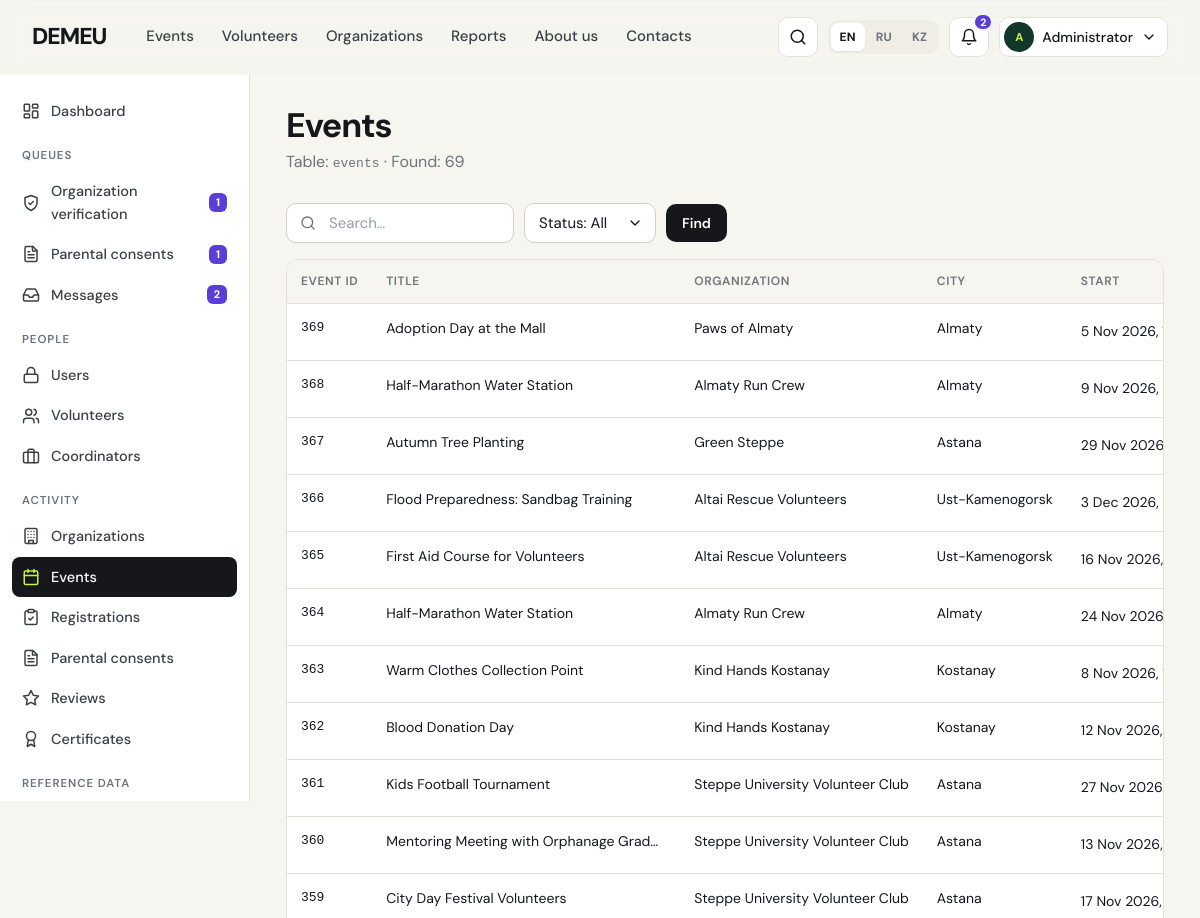
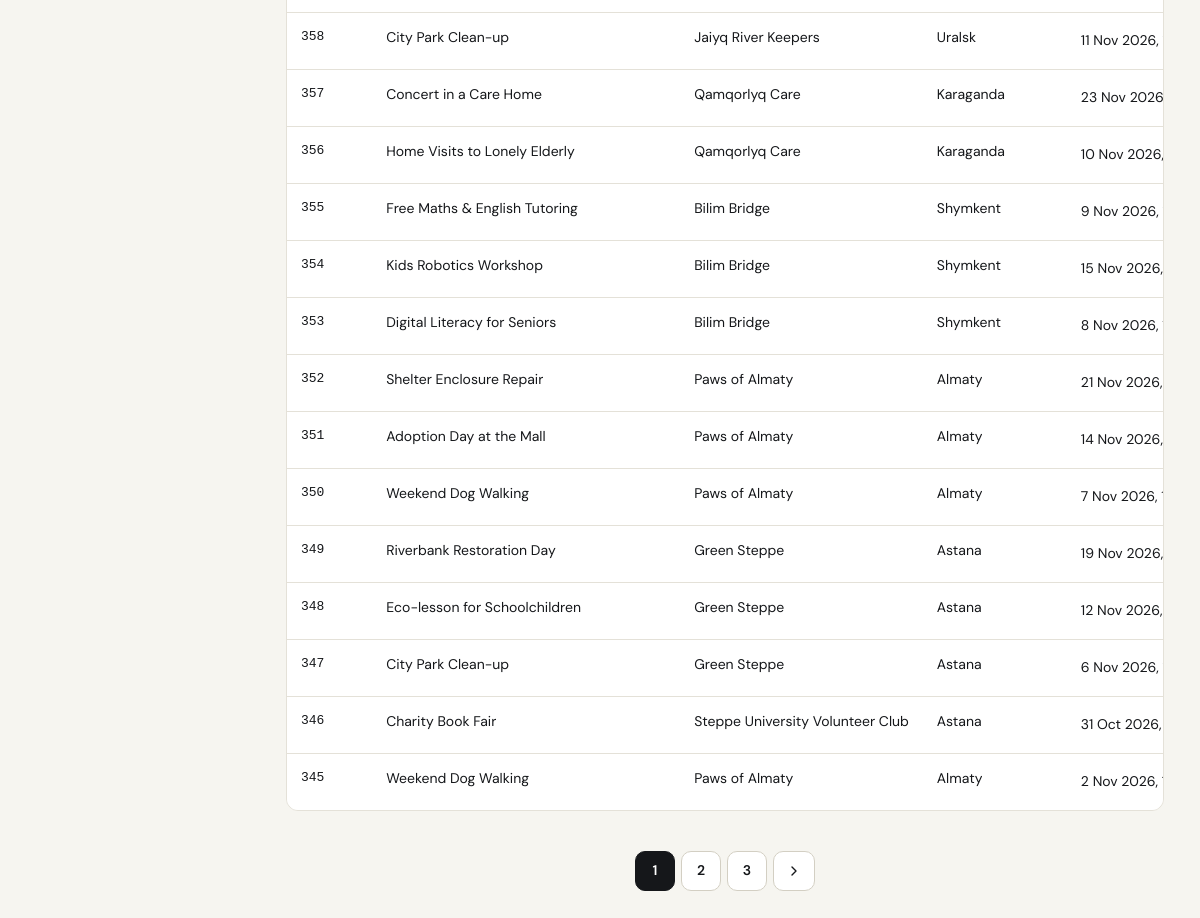
Page /admin/events (signed in) on the earlier database version (2 pictures, top to bottom).
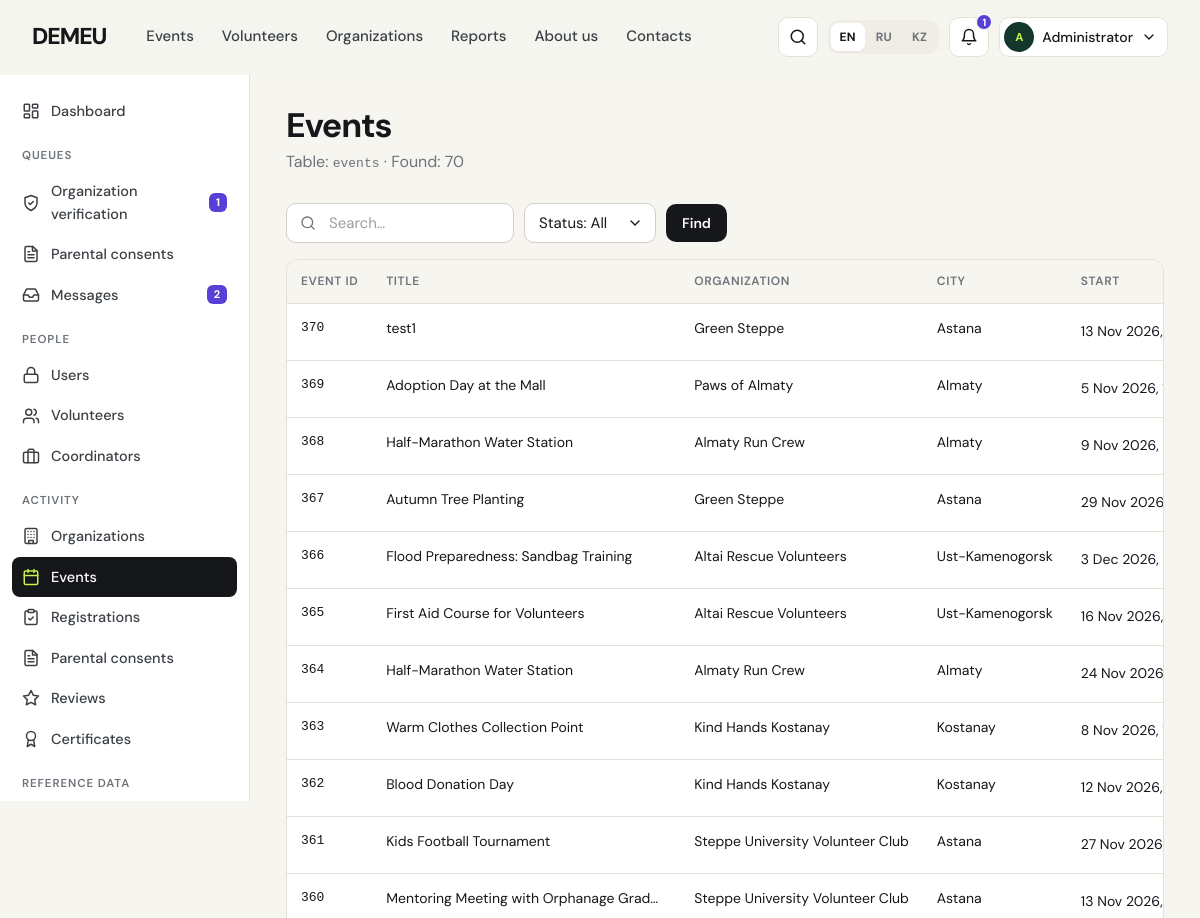
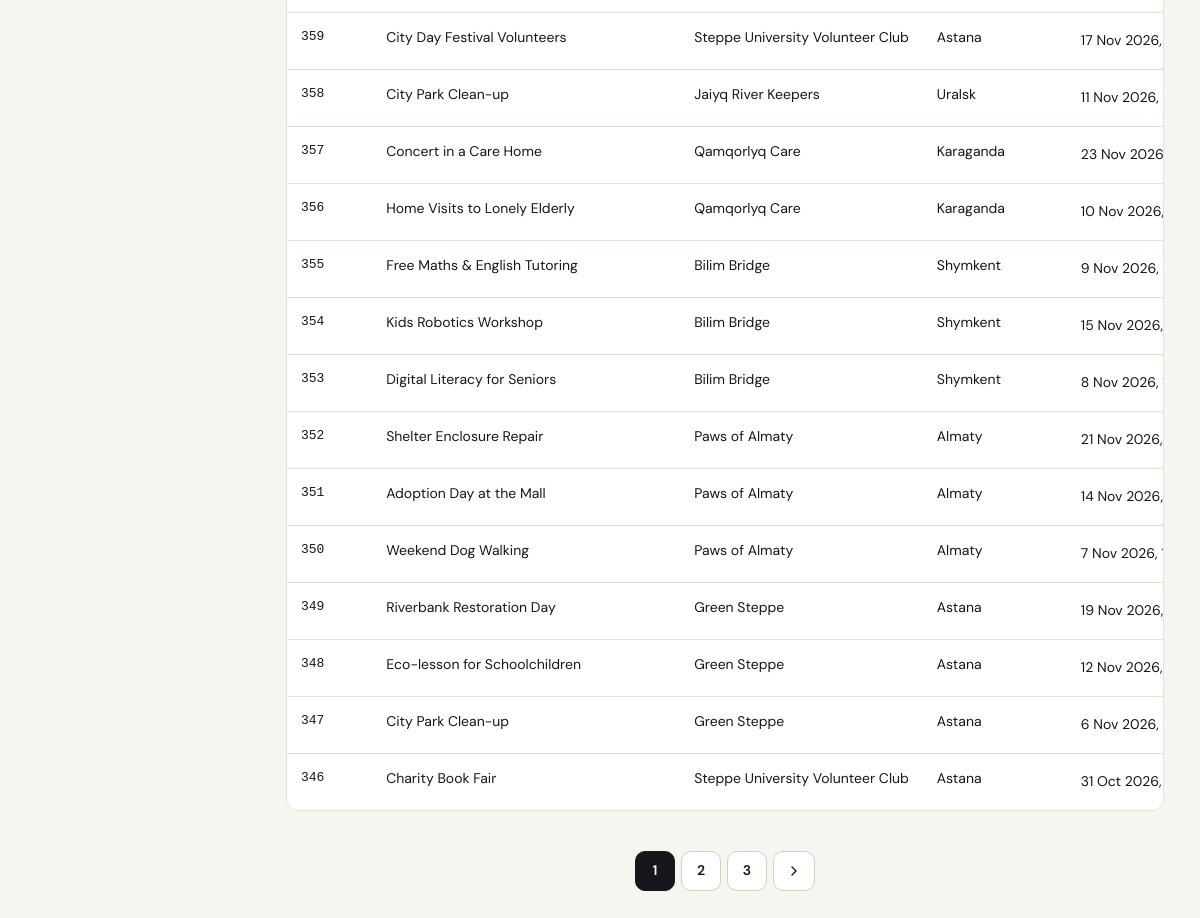
Same page on the later database version (2 pictures, top to bottom).
### tables this page shows
CREATE TABLE users (
    user_id        INTEGER PRIMARY KEY,
    email          TEXT NOT NULL UNIQUE COLLATE NOCASE,
    password_hash  TEXT NOT NULL,
    role           TEXT NOT NULL CHECK (role IN ('volunteer','coordinator','admin')),
    is_active      INTEGER NOT NULL DEFAULT 1 CHECK (is_active IN (0,1)),
    preferred_lang TEXT NOT NULL DEFAULT 'en' CHECK (preferred_lang IN ('en','ru','kk')),
    created_at     TEXT NOT NULL DEFAULT (datetime('now','localtime')),
    last_login_at  TEXT
);

CREATE TABLE events (
    event_id              INTEGER PRIMARY KEY,
    org_id                INTEGER NOT NULL REFERENCES organizations(org_id) ON DELETE RESTRICT,
    coordinator_id        INTEGER NOT NULL REFERENCES coordinators(coordinator_id) ON DELETE RESTRICT,
    direction_id          INTEGER NOT NULL REFERENCES directions(direction_id) ON DELETE RESTRICT,
    city_id               INTEGER NOT NULL REFERENCES cities(city_id) ON DELETE RESTRICT,
    title                 TEXT NOT NULL CHECK (length(trim(title)) >= 5),
    summary               TEXT NOT NULL,       -- one line for cards
    description           TEXT NOT NULL,
    address               TEXT NOT NULL,
    starts_at             TEXT NOT NULL,       -- YYYY-MM-DD HH:MM
    ends_at               TEXT NOT NULL,
    registration_deadline TEXT NOT NULL,
    max_volunteers        INTEGER NOT NULL CHECK (max_volunteers BETWEEN 1 AND 1000),
    min_age               INTEGER NOT NULL DEFAULT 14 CHECK (min_age BETWEEN 14 AND 99),
    requires_approval     INTEGER NOT NULL DEFAULT 1 CHECK (requires_approval IN (0,1)),
    requirements          TEXT,                -- what to bring / skills needed
    provided              TEXT,                -- what organisers provide (meals, gloves...)
    cover_path            TEXT,
    status                TEXT NOT NULL DEFAULT 'published'
                          CHECK (status IN ('draft','published','cancelled','completed')),
    cancel_reason         TEXT,
    created_at            TEXT NOT NULL DEFAULT (datetime('now','localtime')),
    updated_at            TEXT,
    CHECK (ends_at > starts_at),
    CHECK (registration_deadline <= starts_at)
);

CREATE TABLE organizations (
    org_id           INTEGER PRIMARY KEY,
    name             TEXT NOT NULL UNIQUE,
    bin              TEXT NOT NULL UNIQUE CHECK (length(bin) = 12 AND bin NOT GLOB '*[^0-9]*'),
    org_type         TEXT NOT NULL CHECK (org_type IN ('ngo','foundation','initiative','university','government','business')),
    description      TEXT NOT NULL,
    city_id          INTEGER NOT NULL REFERENCES cities(city_id) ON DELETE RESTRICT,
    address          TEXT NOT NULL,
    email            TEXT NOT NULL,
    phone            TEXT NOT NULL,
    website          TEXT,
    logo_path        TEXT,
    founded_year     INTEGER CHECK (founded_year BETWEEN 1950 AND 2100),
    status           TEXT NOT NULL DEFAULT 'pending'
                     CHECK (status IN ('pending','verified','rejected','suspended')),
    status_comment   TEXT,                     -- reason for rejection / suspension
    verified_at      TEXT,
    verified_by      INTEGER REFERENCES users(user_id) ON DELETE SET NULL,
    created_at       TEXT NOT NULL DEFAULT (datetime('now','localtime'))
);

CREATE TABLE cities (
    city_id     INTEGER PRIMARY KEY,
    name_en     TEXT NOT NULL UNIQUE,
    name_ru     TEXT NOT NULL,
    name_kk     TEXT NOT NULL,
    region_en   TEXT NOT NULL,
    lat         REAL,
    lng         REAL
);

### demeu/admin.py (the view)
@bp.route("/<entity>")
@admin_only
def entity_list(entity):
    cfg = entity_or_404(entity)
    q = clean(request.args.get("q"), 100)
    where, args = [], []
    if q:
        where.append("(" + " OR ".join(f"{c} LIKE ?" for c in cfg["search"]) + ")")
        args += [f"%{q}%"] * len(cfg["search"])
    active_filters, outer, oargs = {}, [], []
    for col, choices in cfg.get("filters", {}).items():
        val = request.args.get(col, "")
        if val in choices:
            outer.append(f"{col} = ?"); oargs.append(val)
            active_filters[col] = val
    base = cfg["list_sql"] + (" WHERE " + " AND ".join(where) if where else "")
    base = f"SELECT * FROM ({base})" + (" WHERE " + " AND ".join(outer) if outer else "")
    args += oargs
    page = Page(scalar(f"SELECT COUNT(*) FROM ({base})", args), page_arg(), 25)
    rows = query(f"{base} ORDER BY {cfg['pk']} DESC LIMIT ? OFFSET ?", args + [page.per_page, page.offset])
    return render_template("admin/list.html", entity=entity, cfg=cfg, rows=rows, page=page, q=q,
                           active_filters=active_filters)

### demeu/admin.py (called while the page is built)
@bp.context_processor
def admin_ctx():
    counts = dict(
        organizations=scalar("SELECT COUNT(*) FROM organizations WHERE status='pending'"),
        consents=scalar("SELECT COUNT(*) FROM consents WHERE status='pending'"),
        messages=scalar("SELECT COUNT(*) FROM contact_messages WHERE status='new'"),
    )
    return dict(ENTITIES=ENTITIES, NAV_GROUPS=NAV_GROUPS, queue_counts=counts)

def entity_or_404(entity):
    cfg = ENTITIES.get(entity)
    if not cfg:
        abort(404)
    return cfg

### demeu/core.py (called while the page is built)
def get_lang():
    lang = session.get("lang")
    if lang in LANGS:
        return lang
    best = request.accept_languages.best_match(["en", "ru", "kk"]) if request else None
    return best or "en"

def _(key, **params):
    entry = TRANSLATIONS.get(key)
    if entry is None:
        text = key
    else:
        lang = g.get("lang", "en")
        text = entry.get(lang) or entry.get("en") or key
    if params:
        try:
            text = text.format(**params)
        except (KeyError, IndexError):
            pass
    return text

def parse_dt(value):
    if not value:
        return None
    if isinstance(value, datetime):
        return value
    for fmt in (DT_FMT, "%Y-%m-%d %H:%M:%S", "%Y-%m-%d"):
        try:
            return datetime.strptime(value, fmt)
        except ValueError:
            continue
    return None

def fmt_date(value, with_weekday=False, with_year=True):
    d = parse_dt(value)
    if not d:
        return ""
    lang = g.get("lang", "en")
    s = f"{d.day} {MONTHS[lang][d.month - 1]}"
    if with_year:
        s += f" {d.year}"
    if with_weekday:
        s = f"{WEEKDAYS[lang][d.weekday()]}, " + s
    return s

def fmt_dt(value):
    d = parse_dt(value)
    return f"{fmt_date(d)}, {d:%H:%M}" if d else ""

def initials(name):
    parts = [p for p in (name or "").split() if p]
    return "".join(p[0] for p in parts[:2]).upper() or "?"

def role_required(*roles):
    def deco(view):
        @wraps(view)
        def wrapped(*a, **kw):
            if g.user is None:
                flash(_("flash_login_required"), "info")
                return redirect(url_for("auth.login", next=request.full_path))
            if g.user["role"] not in roles:
                abort(403)
            if g.user["role"] == "volunteer" and not g.volunteer:
                abort(403)
            if g.user["role"] == "coordinator" and not g.coordinator:
                abort(403)
            return view(*a, **kw)
        return wrapped
    return deco

### demeu/templates/admin/list.html (shortened to what this page needs)
{% extends "admin/_layout.html" %}
{% from "partials/macros.html" import pagination %}
{% block admin %}
{% set status_cols = ('status', 'role') %}
<div class="cab-head"><div><h1>{{ _('adm_' ~ entity) }}</h1><p>{{ _('adm_table') }}: <span class="mono">{{ cfg.table }}</span> · {{ _('found_n', n=page.total) }}</p></div>
  </div>
<form class="toolbar" method="get">
  <label class="input-icon"><span class="sr-only">{{ _('search') }}</span>{{ icon('search', 16) }}<input class="input pill" name="q" value="{{ q }}" placeholder="{{ _('search') }}…"></label>
  {% for col, choices in (cfg.filters or {}).items() %}
    <select class="select pill" name="{{ col }}" onchange="this.form.submit()" aria-label="{{ col }}">
      <option value="">{{ _('col_' ~ col) }}: {{ _('all') }}</option>
    </select>
  {% endfor %}
  <button class="btn btn-dark btn-sm">{{ _('find') }}</button>
</form>
<div class="table-wrap"><table class="table">
  <thead><tr>{% for c in cfg.columns %}<th>{{ _('col_' ~ c) }}</th>{% endfor %}<th></th></tr></thead>
  <tbody>
  {% for r in rows %}
    <tr>
      {% for c in cfg.columns %}
        {% set v = r[c] %}
        <td class="{{ 'mono' if c in (cfg.pk, 'bin', 'code') }}">
          {% if c in ('status',) %}<span class="status st-{{ v }}">{{ _('st_' ~ v) }}</span>
          {% elif c == 'role' %}<span class="tag tone-{{ 'lilac' if v == 'admin' else 'sky' if v == 'coordinator' else 'mint' }}">{{ _('role_' ~ v) }}</span>
          {% elif c.startswith('is_') %}{{ icon('check', 16) if v else '—' }}
          {% elif c == 'rating' %}{{ '★' * v }}
          {% elif c.endswith('_at') %}<span class="small nowrap">{{ fmt_dt(v) if v else '—' }}</span>
          {% elif c == 'org_type' %}{{ _('orgtype_' ~ v) }}
          {% else %}<span class="cell-clip" style="display:inline-block" title="{{ v if v is not none else '' }}">{{ v if v is not none else '—' }}</span>{% endif %}
        </td>
      {% endfor %}
    </tr>
  {% else %}
    <tr><td colspan="{{ cfg.columns|length + 1 }}" class="center muted" style="padding:32px">{{ _('nothing_here') }}</td></tr>
  {% endfor %}
  </tbody>
</table></div>
{{ pagination(page) }}
{% endblock %}

### demeu/templates/admin/_layout.html (shortened to what this page needs)
{% extends "base.html" %}
{% block body_class %}admin-body{% endblock %}
{% block content %}
{% set ep = request.endpoint %}
<div class="admin-shell">
  <nav class="admin-side side-nav" aria-label="{{ _('admin_panel') }}" style="border-radius:0;border-top:0;border-bottom:0;border-left:0;box-shadow:none">
    <a class="{{ 'on' if ep == 'admin.dashboard' }}" href="{{ url_for('admin.dashboard') }}">{{ icon('dashboard') }} {{ _('adm_dashboard') }}</a>
    <div class="group">{{ _('adm_group_queues') }}</div>
    <a class="{{ 'on' if ep == 'admin.org_review' or (ep == 'admin.entity_list' and entity == 'organizations' and request.args.get('status') == 'pending') }}" href="{{ url_for('admin.entity_list', entity='organizations', status='pending') }}">{{ icon('shield-check') }} {{ _('adm_org_verification') }}{% if queue_counts.organizations %}<span class="badge">{{ queue_counts.organizations }}</span>{% endif %}</a>
    <a class="{{ 'on' if ep == 'admin.consents' }}" href="{{ url_for('admin.consents') }}">{{ icon('file-text') }} {{ _('adm_consents') }}{% if queue_counts.consents %}<span class="badge">{{ queue_counts.consents }}</span>{% endif %}</a>
    <a class="{{ 'on' if ep == 'admin.messages' }}" href="{{ url_for('admin.messages') }}">{{ icon('inbox') }} {{ _('adm_messages') }}{% if queue_counts.messages %}<span class="badge">{{ queue_counts.messages }}</span>{% endif %}</a>
    {% for group, items in NAV_GROUPS %}
      <div class="group">{{ _(group) }}</div>
      {% for key in items %}
        <a class="{{ 'on' if entity == key and ep != 'admin.org_review' and not (key == 'organizations' and request.args.get('status') == 'pending') }}" href="{{ url_for('admin.entity_list', entity=key) }}">{{ icon(ENTITIES[key].icon) }} {{ _('adm_' ~ key) }}</a>
      {% endfor %}
    {% endfor %}
  </nav>
  <div class="admin-main">{% block admin %}{% endblock %}</div>
</div>
{% endblock %}

### demeu/templates/partials/macros.html (shortened to what this page needs)
{% macro pagination(page) -%}
{% if page.pages > 1 %}
<nav class="pagination" aria-label="{{ _('pages') }}">
  {% for p in range(1, page.pages + 1) %}
    {% if p == page.page %}<span class="on">{{ p }}</span>
    {% elif p <= 2 or p > page.pages - 2 or (p - page.page)|abs <= 1 %}<a href="{{ page.url(p) }}">{{ p }}</a>
    {% elif (p - page.page)|abs == 2 %}<span>…</span>{% endif %}
  {% endfor %}
  {% if page.page < page.pages %}<a href="{{ page.url(page.page + 1) }}" aria-label="{{ _('next') }}">{{ icon('chevron-right', 16) }}</a>{% endif %}
</nav>
{% endif %}
{%- endmacro %}

### demeu/templates/base.html (shortened to what this page needs)
<!doctype html>
<html lang="{{ 'kk' if lang == 'kk' else lang }}">
<head>
  <link rel="stylesheet" href="{{ url_for('static', filename='css/app.css') }}">
</head>
<body class="{% block body_class %}{% endblock %}">
{% set ep = request.endpoint or '' %}
<header class="site-header">
  <div class="wrap header-inner">
    <a class="logo" href="{{ url_for('public.home') }}" aria-label="DEMEU">
      DEMEU
    </a>
    <nav class="nav" aria-label="{{ _('main_menu') }}">
      <a href="{{ url_for('public.events') }}" class="{{ 'active' if ep.startswith('public.event') }}">{{ _('nav_events') }}</a>
      <a href="{{ url_for('public.volunteers') }}" class="{{ 'active' if ep.startswith('public.volunteer') }}">{{ _('nav_volunteers') }}</a>
      <a href="{{ url_for('public.organizations') }}" class="{{ 'active' if ep.startswith('public.organization') }}">{{ _('nav_organizations') }}</a>
      <a href="{{ url_for('public.reports') }}" class="{{ 'active' if ep == 'public.reports' }}">{{ _('nav_reports') }}</a>
      <a href="{{ url_for('public.about') }}" class="{{ 'active' if ep == 'public.about' }}">{{ _('nav_about') }}</a>
      <a href="{{ url_for('public.contacts') }}" class="{{ 'active' if ep == 'public.contacts' }}">{{ _('nav_contacts') }}</a>
    </nav>
    <div class="header-tools">
      <a class="icon-btn hide-md" href="{{ url_for('public.search') }}" aria-label="{{ _('search') }}" title="{{ _('search') }}">{{ icon('search') }}</a>
      <div class="lang-switch" role="group" aria-label="{{ _('language') }}">
        {% for code in LANGS %}
          <a href="{{ url_for('public.set_lang', code=code, next=request.full_path) }}" class="{{ 'on' if code == lang }}" lang="{{ code }}">{{ LANG_LABELS[code] }}</a>
        {% endfor %}
      </div>
      {% if g.user %}
        <a class="icon-btn" href="{{ url_for('auth.notifications') }}" aria-label="{{ _('notifications') }}" title="{{ _('notifications') }}">
          {{ icon('bell') }}{% if unread %}<span class="count">{{ unread if unread < 100 else '99+' }}</span>{% endif %}
        </a>
        {% set person = g.volunteer or g.coordinator %}
        <div class="user-menu">
          <button class="user-btn" data-toggle="user-dd" aria-expanded="false" aria-haspopup="true">
            {% if g.volunteer and g.volunteer.avatar_path %}
              <span class="avatar sm"><img src="{{ url_for('media.public_file', folder=g.volunteer.avatar_path.split('/')[0], name=g.volunteer.avatar_path.split('/')[1]) }}" alt=""></span>
            {% else %}
              <span class="avatar sm">{{ initials(person.full_name if person else g.user.email) }}</span>
            {% endif %}
            <span class="hide-md">{{ (person.full_name.split()[0]) if person else _('role_admin') }}</span>{{ icon('chevron-down', 16) }}
          </button>
        </div>
      {% else %}
        <a class="btn btn-ghost btn-sm hide-md" href="{{ url_for('auth.login', next=request.full_path if ep not in ('auth.login','auth.register') else None) }}">{{ _('login') }}</a>
        <a class="btn btn-primary btn-sm" href="{{ url_for('auth.register') }}">{{ _('join') }}</a>
      {% endif %}
    </div>
  </div>
</header>
<main id="main">{% block content %}{% endblock %}</main>
</body>
</html>

Differences in the rows shown:
no longer on this page (row unchanged): events: event_id "345" "Weekend Dog Walking" "Paws of Almaty" "Almaty", starts_at "2 Nov 2026,…"
added events: event_id "370" "test1" "Green Steppe" "Astana", starts_at "13 Nov 2026,…"
Other differences:
{{ unread if unread < 100 else '99+' }}: "2" → "1"
{{ queue_counts.consents }}: "1" → (not shown)
text no longer shown: "Found: 69"
text now shown: "Found: 70"
